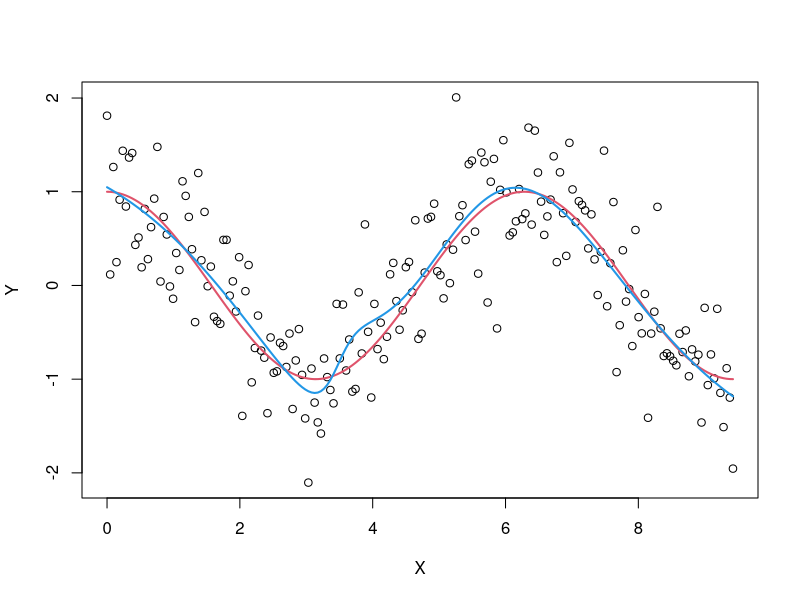
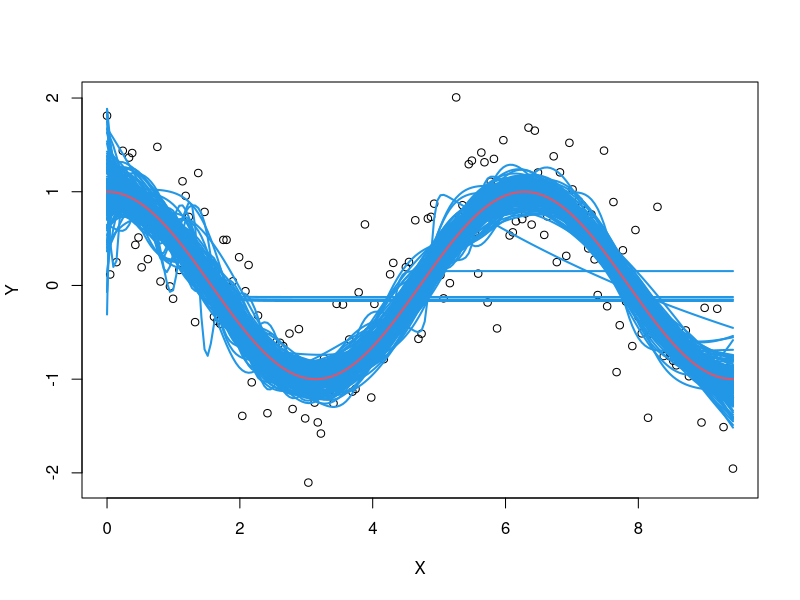

The R script that drew these images, in order:
#install.packages("nnet")
library("nnet")

# Red neuronal -----------------------------------------------------------------

iteraciones <- 150
tamano_muestral <- 200

genera_y <- function(x){
  cos(x) + rnorm(length(x), 0, 0.5)
}

X <- seq(0, 3*pi, length.out = tamano_muestral)
Y <- genera_y(X)

plot(Y ~ X)
lines(cos(X) ~ X, col = 2, lwd = 2)

red_neuronal <- nnet(X, Y, size = 6, linout = TRUE, trace = FALSE)

YY <- predict(red_neuronal)

lines(YY ~ X, col = 4, lwd = 2)

# Simulacion ------------------------------------------------------------

plot(Y ~ X)

for(i in seq_len(iteraciones)){
  Y <- genera_y(X)
  red_neuronal <- nnet(X, Y, size = 6, linout = TRUE, trace = FALSE)
  YY <- predict(red_neuronal)
  lines(YY ~ X, col = 4, lwd = 2)
}


lines(cos(X) ~ X, col = 2, lwd = 2)


























